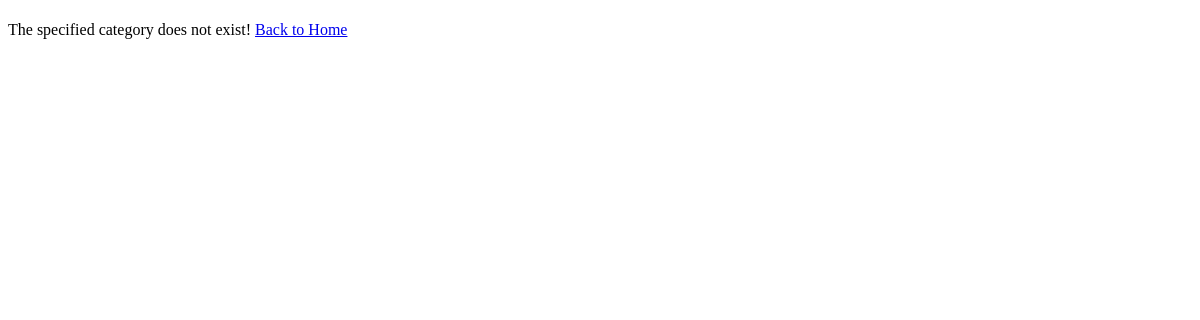
The page /polls/category/fiction/ on the database as committed earlier.
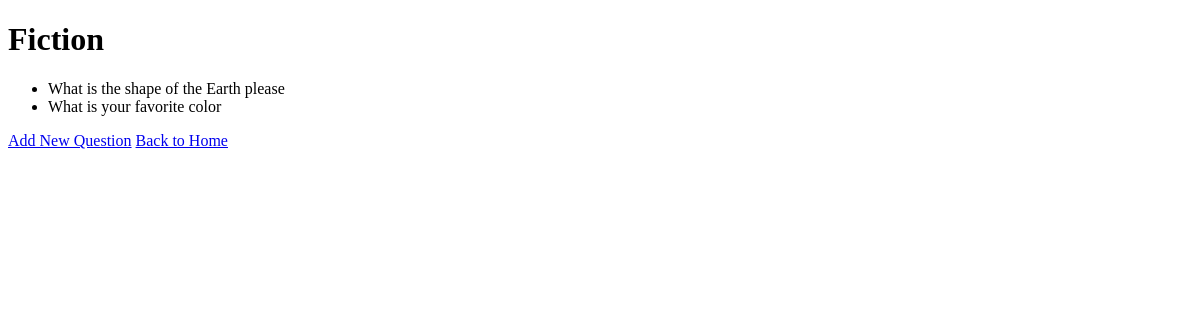
The same page on the database as committed later.
### polls/models.py (models this page shows, shortened)
class Category(models.Model):
    name = models.CharField(max_length=128, unique=True)
    slug = models.SlugField(unique=True)

class Question(models.Model):
    category = models.ForeignKey(Category)
    question_text = models.CharField(max_length=200)
    pub_date = models.DateTimeField('date published')
    likes = models.IntegerField(default = 0)
    def was_published_recently(self):
        return self.pub_date >= timezone.now() - datetime.timedelta(days=1)
    was_published_recently.admin_order_field = 'pub_date'
    was_published_recently.boolean = True
    was_published_recently.short_description = 'Published recently ?'

### polls/views.py (the view)
# urls.py: url(r'^category/(?P<category_name_slug>[\w\-]+)/add_question/$', views.add_question, name = 'add_question'),
def category(request, category_name_slug):
    context_dict = {}
    try:
        category = Category.objects.get(slug=category_name_slug)
        context_dict['category_name'] = category.name
        questions = Question.objects.filter(category=category)
        context_dict['questions'] = questions
        context_dict['category'] = category
        context_dict['context_name_slug'] = category_name_slug
    except Category.DoesNotExist:
        pass
    return render(request, 'polls/category.html', context_dict)

### templates/polls/category.html (shortened to what this page needs)
<!DOCTYPE html>
<html>
    <head>
    </head>
    <body>
        <h1>{{ category_name }}</h1>
        {% if category %}
            {% if questions %}
            <ul>
                {% for q in questions %}
                <li>{{ q.question_text }}</li>
                {% endfor %}
            </ul>
            {% else %}
                <strong>No questions currently in category.</strong>
            {% endif %}
         <a href="{% url 'add_question' category.slug %}" >Add New Question</a>
        {% else %}
            The specified category {{ category_name }} does not exist!
        {% endif %}
        <a href="{% url 'index' %}">Back to Home</a>
    </body>
</html>

Rows that differ between the two databases and show on the page:
added Category: name "Fiction"
added Question: question_text "What is the shape of the Earth please"
added Question: question_text "What is your favorite color"
Other text that changed with them:
text no longer shown: "The specified category does not exist!"
text now shown: "Add New Question"
